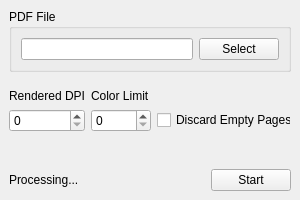
<?xml version="1.0" encoding="UTF-8"?>
<ui version="4.0">
 <class>MainWindow</class>
 <widget class="QMainWindow" name="MainWindow">
  <property name="geometry">
   <rect>
    <x>0</x>
    <y>0</y>
    <width>300</width>
    <height>200</height>
   </rect>
  </property>
  <property name="minimumSize">
   <size>
    <width>300</width>
    <height>200</height>
   </size>
  </property>
  <property name="windowTitle">
   <string>Seperate Print</string>
  </property>
  <widget class="QWidget" name="centralwidget">
   <layout class="QVBoxLayout" name="verticalLayout">
    <item>
     <widget class="QGroupBox" name="fileselect">
      <property name="title">
       <string>PDF File</string>
      </property>
      <layout class="QHBoxLayout" name="horizontalLayout_7">
       <item>
        <widget class="QLineEdit" name="file_text"/>
       </item>
       <item>
        <widget class="QPushButton" name="file_button">
         <property name="text">
          <string>Select</string>
         </property>
        </widget>
       </item>
      </layout>
     </widget>
    </item>
    <item>
     <spacer name="verticalSpacer_2">
      <property name="orientation">
       <enum>Qt::Vertical</enum>
      </property>
      <property name="sizeType">
       <enum>QSizePolicy::Maximum</enum>
      </property>
      <property name="sizeHint" stdset="0">
       <size>
        <width>20</width>
        <height>20</height>
       </size>
      </property>
     </spacer>
    </item>
    <item>
     <layout class="QGridLayout" name="gridLayout">
      <item row="3" column="0">
       <spacer name="verticalSpacer">
        <property name="orientation">
         <enum>Qt::Vertical</enum>
        </property>
        <property name="sizeHint" stdset="0">
         <size>
          <width>20</width>
          <height>40</height>
         </size>
        </property>
       </spacer>
      </item>
      <item row="0" column="0">
       <widget class="QLabel" name="label_6">
        <property name="text">
         <string>Rendered DPI</string>
        </property>
       </widget>
      </item>
      <item row="2" column="4">
       <widget class="QCheckBox" name="discard_button">
        <property name="text">
         <string>Discard Empty Pages</string>
        </property>
       </widget>
      </item>
      <item row="2" column="2">
       <widget class="QSpinBox" name="limit_spinbox">
        <property name="minimumSize">
         <size>
          <width>60</width>
          <height>0</height>
         </size>
        </property>
       </widget>
      </item>
      <item row="2" column="5">
       <spacer name="horizontalSpacer_2">
        <property name="orientation">
         <enum>Qt::Horizontal</enum>
        </property>
        <property name="sizeHint" stdset="0">
         <size>
          <width>40</width>
          <height>20</height>
         </size>
        </property>
       </spacer>
      </item>
      <item row="0" column="2">
       <widget class="QLabel" name="label_7">
        <property name="text">
         <string>Color Limit</string>
        </property>
       </widget>
      </item>
      <item row="2" column="0">
       <widget class="QSpinBox" name="dpi_spinbox">
        <property name="minimumSize">
         <size>
          <width>60</width>
          <height>0</height>
         </size>
        </property>
       </widget>
      </item>
      <item row="2" column="1">
       <spacer name="horizontalSpacer_3">
        <property name="orientation">
         <enum>Qt::Horizontal</enum>
        </property>
        <property name="sizeType">
         <enum>QSizePolicy::Maximum</enum>
        </property>
        <property name="sizeHint" stdset="0">
         <size>
          <width>60</width>
          <height>20</height>
         </size>
        </property>
       </spacer>
      </item>
      <item row="2" column="3">
       <spacer name="horizontalSpacer_4">
        <property name="orientation">
         <enum>Qt::Horizontal</enum>
        </property>
        <property name="sizeType">
         <enum>QSizePolicy::Maximum</enum>
        </property>
        <property name="sizeHint" stdset="0">
         <size>
          <width>60</width>
          <height>20</height>
         </size>
        </property>
       </spacer>
      </item>
     </layout>
    </item>
    <item>
     <layout class="QHBoxLayout" name="horizontalLayout_6">
      <item>
       <widget class="QLabel" name="progress_text">
        <property name="text">
         <string>Processing...</string>
        </property>
       </widget>
      </item>
      <item>
       <spacer name="horizontalSpacer">
        <property name="orientation">
         <enum>Qt::Horizontal</enum>
        </property>
        <property name="sizeHint" stdset="0">
         <size>
          <width>40</width>
          <height>20</height>
         </size>
        </property>
       </spacer>
      </item>
      <item>
       <widget class="QPushButton" name="start_button">
        <property name="text">
         <string>Start</string>
        </property>
       </widget>
      </item>
     </layout>
    </item>
   </layout>
  </widget>
 </widget>
 <resources/>
 <connections/>
</ui>
